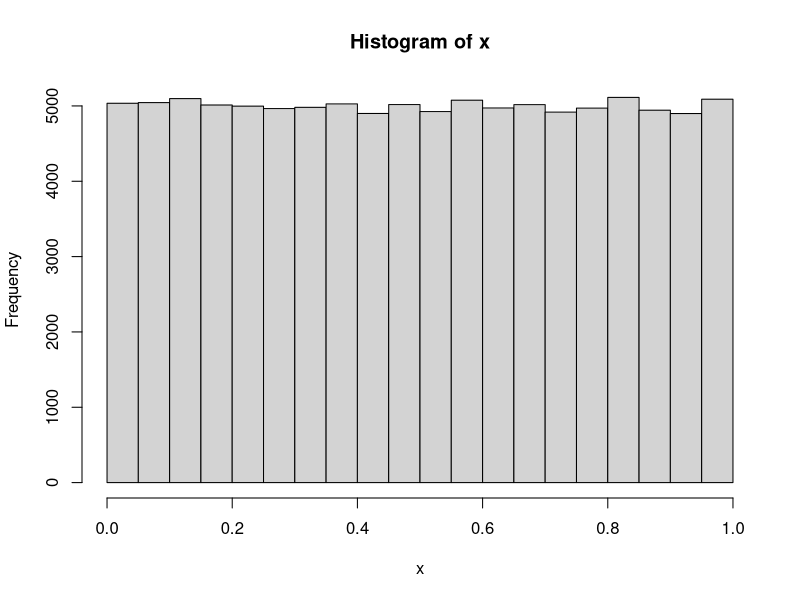
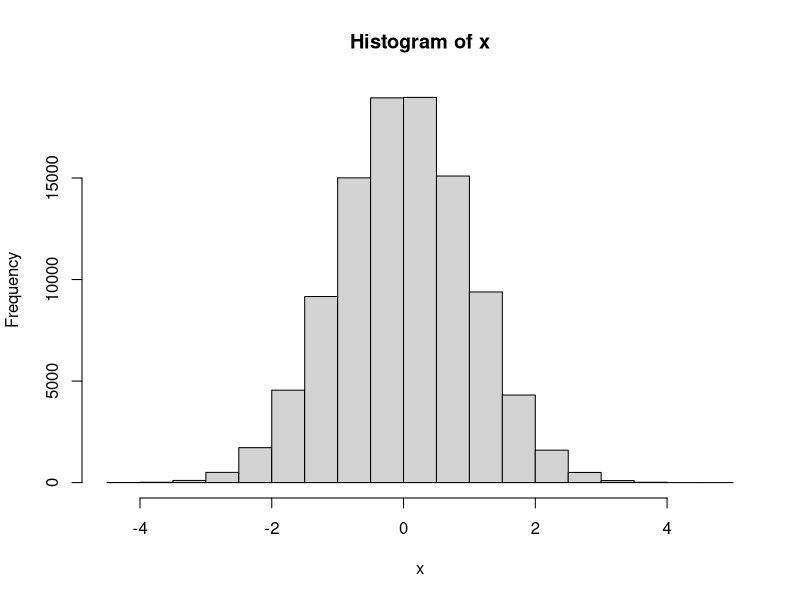
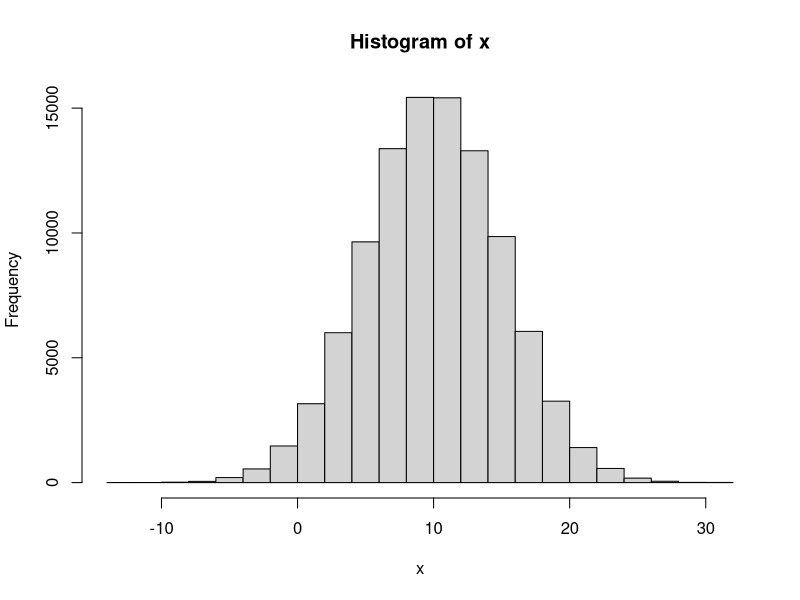
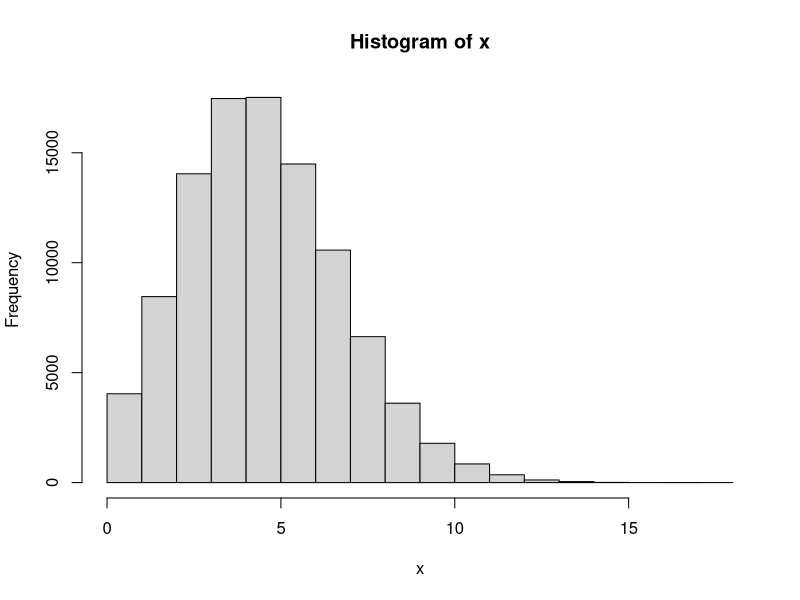
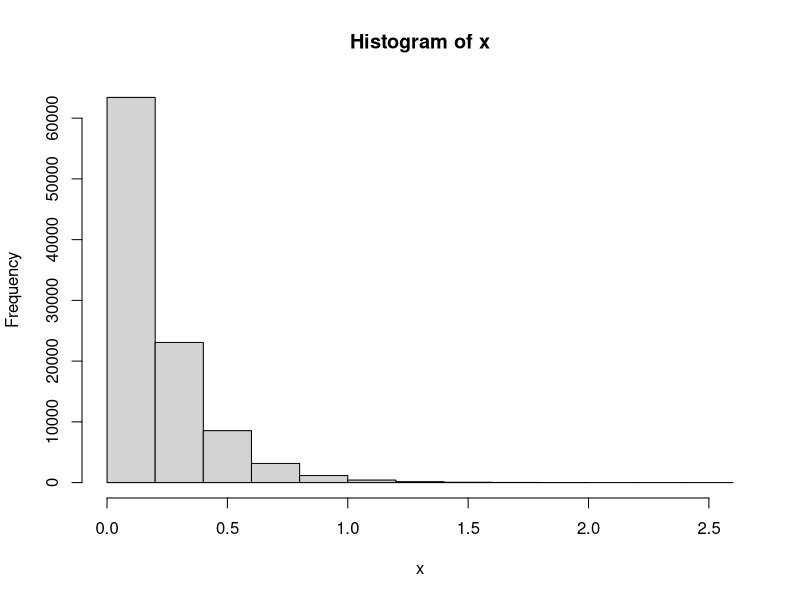

The R script that drew these images, in order:
## ---- chunk 1
    #| label: creating
    (a_vector     <- 1:9)
    (another_vect <- c(1, 2, 3, 4, 5, 6, 7, 8, 9))
    (a_string_vec <- c("I", "like", "netdiffuseR"))
    (a_matrix     <- matrix(a_vector, ncol = 3))
    
    # Matrices can be of strings too
    (a_string_mat <- matrix(letters[1:9], ncol=3)) 
    
    # The `cbind` operator does "column bind"
    (another_mat  <- cbind(1:4, 11:14)) 
    
    # The `rbind` operator does "row bind"
    (another_mat2 <- rbind(1:4, 11:14))
    (a_string_mat <- matrix(letters[1:9], ncol = 3))
    (a_list       <- list(a_vector, a_matrix))
    
    # same but with names!
    (another_list <- list(my_vec = a_vector, my_mat = a_matrix)) 
    
    # Data frames can have multiple types of elements; it
    # is a collection of lists
    (a_data_frame <- data.frame(x = 1:10, y = letters[1:10]))
## ---- chunk 2
    # First 3 elements
    a_vector[1:3]
    
    # Third element
    a_string_vec[3]
    
    # A sub matrix
    a_matrix[1:2, 1:2]
    
    # Third column
    a_matrix[,3]
    
    # Third row
    a_matrix[3,]
    
    # First 6 elements of the matrix. R stores matrices
    # by column.
    a_string_mat[1:6]
    
    # These three are equivalent
    another_list[[1]]
    another_list$my_vec
    another_list[["my_vec"]]
    
    # Data frames are just like lists
    a_data_frame[[1]]
    a_data_frame[,1]
    a_data_frame[["x"]]
    a_data_frame$x
## ---- chunk 3
    # The oldfashion forloop
    for (i in 1:10) {
      print(paste("I'm step", i, "/", 10))
    }
    
    # A nice ifelse
    
    for (i in 1:10) {
      
      if (i %% 2) # Modulus operand
        print(paste("I'm step", i, "/", 10, "(and I'm odd)"))
      else
        print(paste("I'm step", i, "/", 10, "(and I'm even)"))
      
    }
    
    # A while
    i <- 10
    while (i > 0) {
      print(paste("I'm step", i, "/", 10))
      i <- i - 1
    }
## ---- chunk 4
    # To ensure reproducibility
    set.seed(1231)
    
    # 100,000 Unif(0,1) numbers
    x <- runif(1e5)
    hist(x)
    
    # 100,000 N(0,1) numbers
    x <- rnorm(1e5)
    hist(x)
    
    # 100,000 N(10,25) numbers
    x <- rnorm(1e5, mean = 10, sd = 5)
    hist(x)
    
    # 100,000 Poisson(5) numbers
    x <- rpois(1e5, lambda = 5)
    hist(x)
    
    # 100,000 rexp(5) numbers
    x <- rexp(1e5, 5)
    hist(x)
